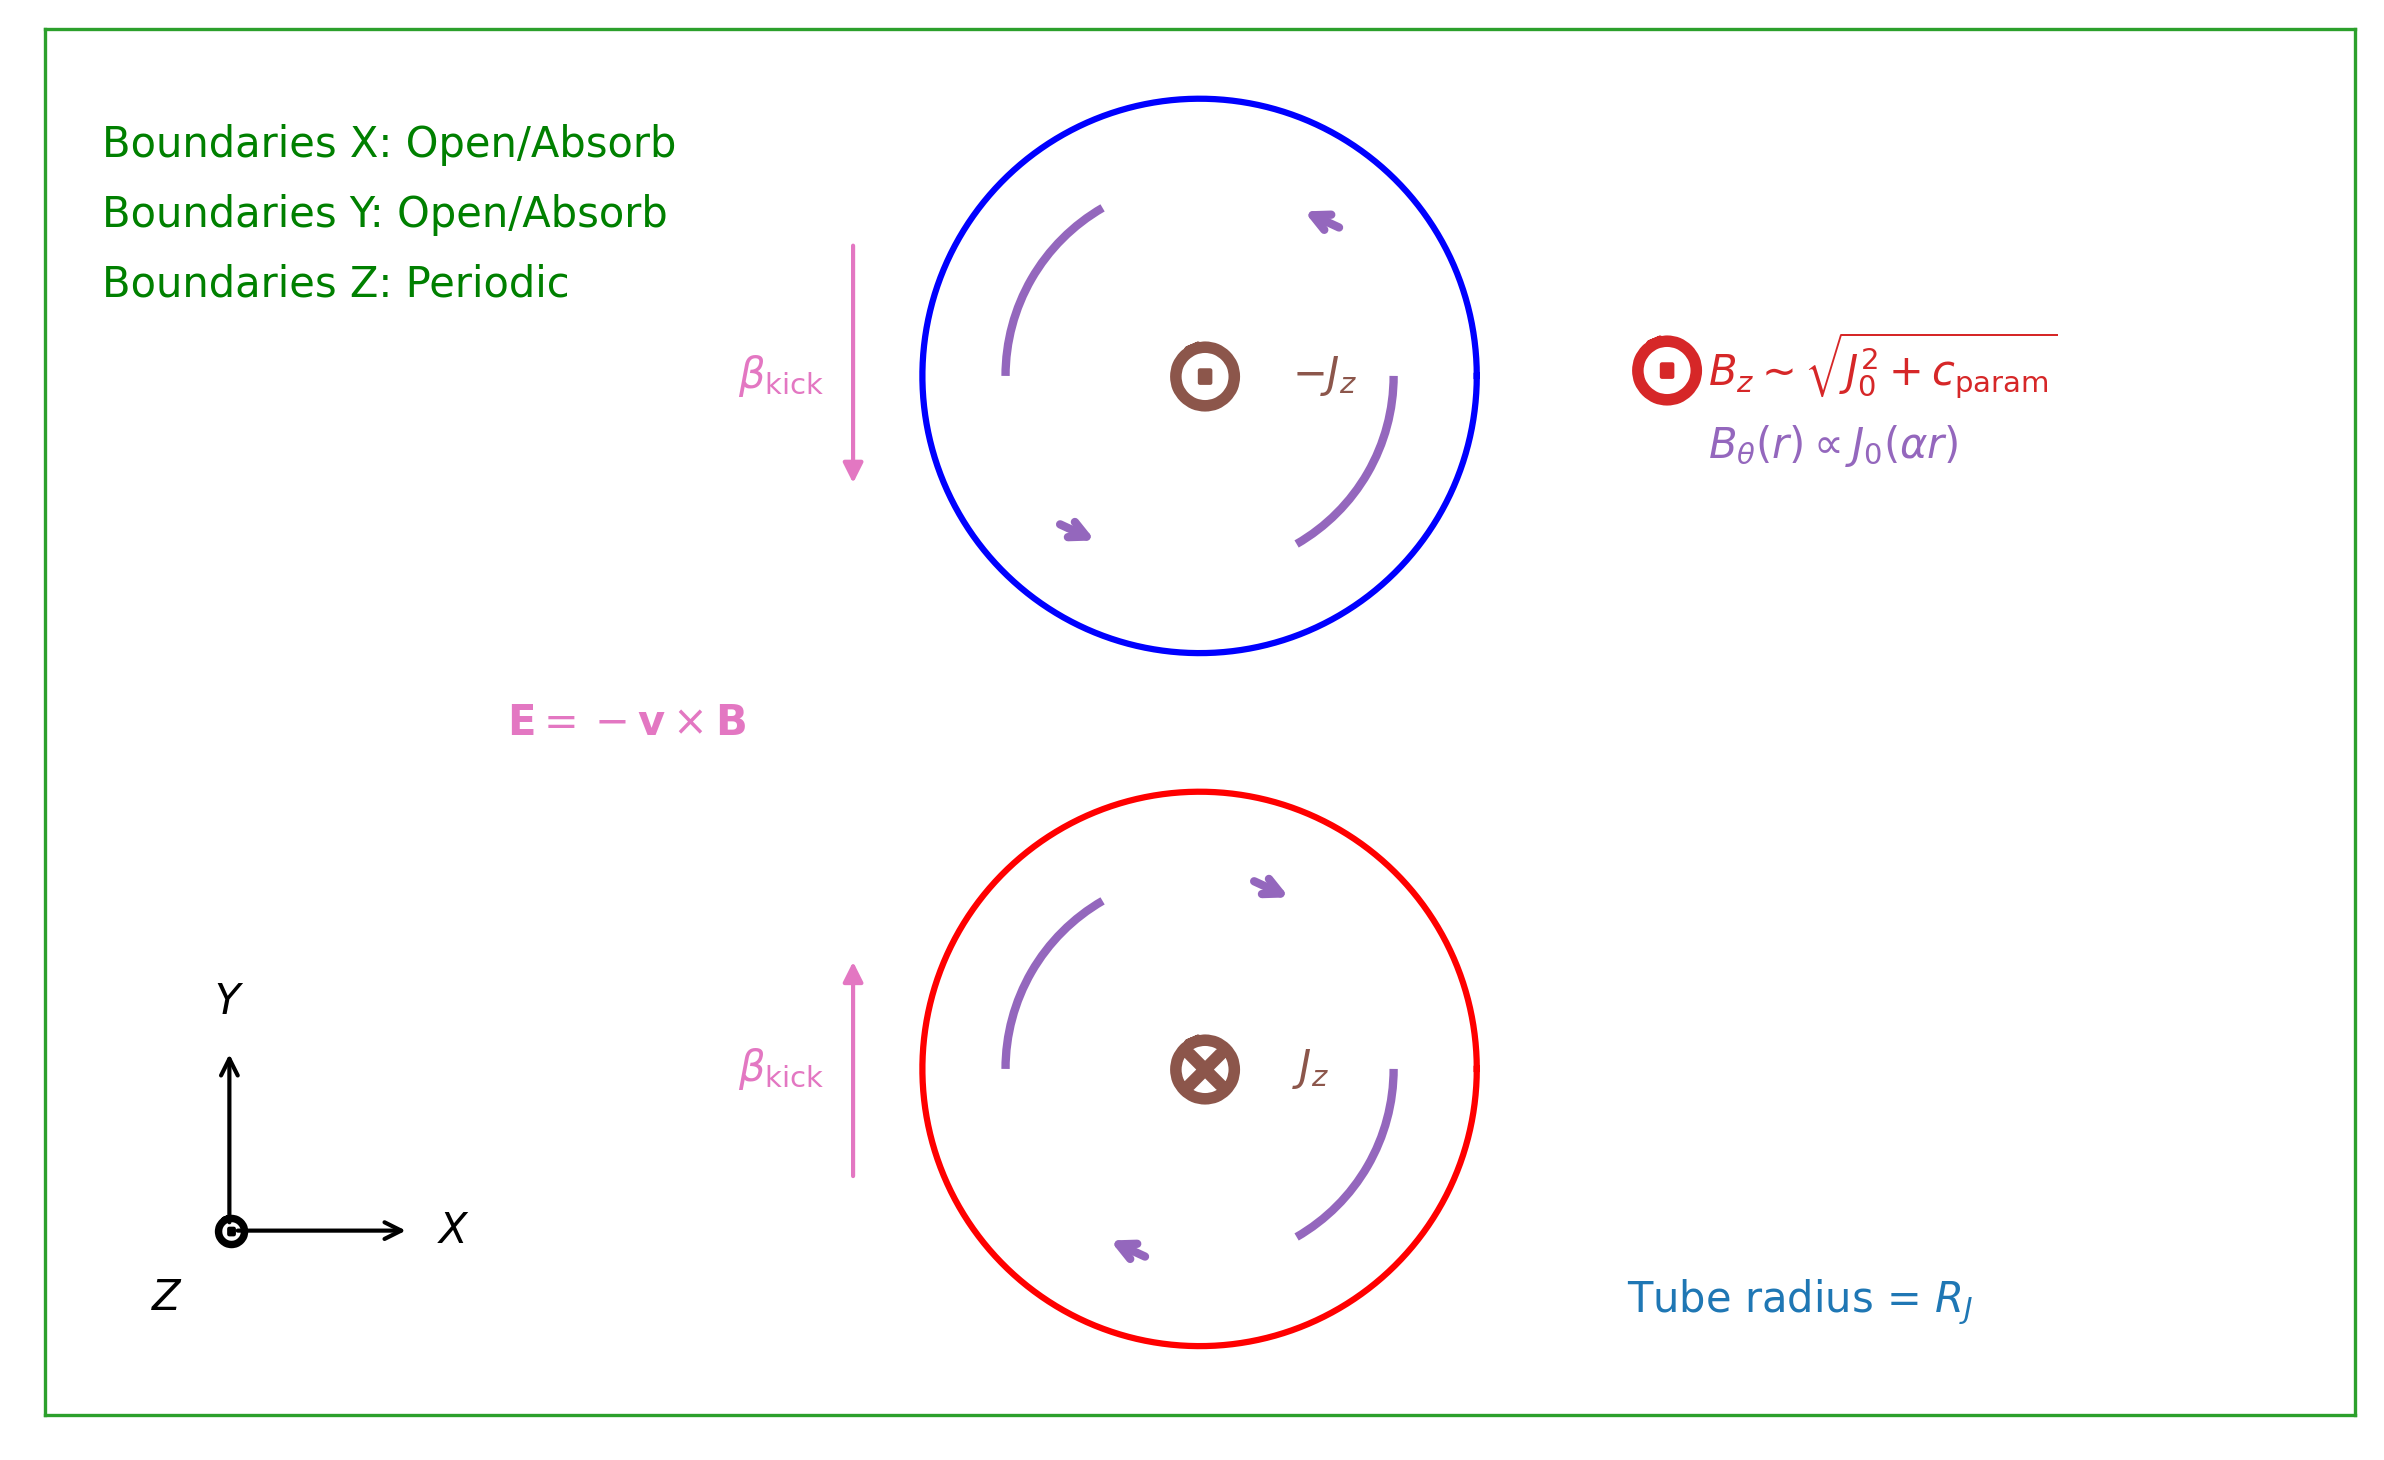

Generate this figure with Python:
"""
Created on Sat Apr 18 12:43:13 2026

@author: Pranab JD, ChatGPT
"""

import numpy as np
import matplotlib.pyplot as plt
from matplotlib.patches import Arc

def add_curved_B(ax, x0, y0, r, color="C4", flip=False):
    if not flip:
        # clockwise
        arc1 = Arc((x0,y0),1.4*r,1.4*r,theta1=120,theta2=180,color=color,lw=2)
        arc2 = Arc((x0,y0),1.4*r,1.4*r,theta1=300,theta2=360,color=color,lw=2)
        ang_r, ang_l, sign = 60, 240, 1
    else:
        # anticlockwise
        arc1 = Arc((x0,y0),1.4*r,1.4*r,theta1=120,theta2=180,color=color,lw=2)
        arc2 = Arc((x0,y0),1.4*r,1.4*r,theta1=300,theta2=360,color=color,lw=2)
        ang_r, ang_l, sign = 60, 240, -1

    ax.add_patch(arc1)
    ax.add_patch(arc2)

    # right arrow
    ang=np.deg2rad(ang_r); xh=x0+0.7*r*np.cos(ang); yh=y0+0.7*r*np.sin(ang); xt=xh-sign*0.25*np.sin(ang); yt=yh+sign*0.2*np.cos(ang)
    ax.annotate("",(xh,yh),(xt,yt),arrowprops=dict(arrowstyle="->",color=color,lw=2))

    # left arrow
    ang=np.deg2rad(ang_l); xh=x0+0.7*r*np.cos(ang); yh=y0+0.7*r*np.sin(ang); xt=xh-sign*0.25*np.sin(ang); yt=yh+sign*0.2*np.cos(ang)
    ax.annotate("",(xh,yh),(xt,yt),arrowprops=dict(arrowstyle="->",color=color,lw=2))

### =============================================== ###

fig = plt.figure(figsize=(10, 6), dpi=300)
ax = fig.add_subplot(111)

# Domain
Lx, Ly = 10, 6
ax.set(xlim=(0, Lx), ylim=(-Ly/2, Ly/2), aspect=1)

for spine in ax.spines.values():
    spine.set_color("C2")

# Flux Tubes
r = 1.2
x0 = Lx/2
y1 = -1.5
y2 = 1.5

theta = np.linspace(0, 2*np.pi, 200)

# Tube 1
ax.plot(x0 + r*np.cos(theta), y1 + r*np.sin(theta), color="red")
ax.text(x0 + 2.6, y1 - r + 0.3, r"Tube radius = $R_J$", ha="center", va="top", color="C0")

# Tube 2
ax.plot(x0 + r*np.cos(theta), y2 + r*np.sin(theta), color="blue")

# Magnetic Field (azimuthal)
add_curved_B(ax, x0, y1, r, color="C4", flip=False)
add_curved_B(ax, x0, y2, r, color="C4", flip=True)

ax.text(x0 + 2.2, 1.2, r"$B_\theta(r) \propto J_0(\alpha r)$", ha="left", va="center", color="C4")

# Bz floor (c_param)
ax.plot(x0 + 2., 1.525, marker=r'$\odot$', markersize=18, color="C3")
ax.text(x0 + 2.2, 1.4, r"$B_z \sim \sqrt{J_0^2 + c_{\mathrm{param}}}$", ha="left", va="bottom", color="C3")

# Currents
ax.plot(x0, y1, marker=r'$\otimes$', markersize=18, color="C5")       # lower tube: Jz > 0 (out of plane)
ax.plot(x0, y2, marker=r'$\odot$', markersize=18, color="C5")     # upper tube: Jz < 0 (into plane)

ax.text(x0 + 0.4, y1, r"$J_z$", ha="left", va="center", color="C5")
ax.text(x0 + 0.4, y2, r"$-J_z$",ha="left", va="center", color="C5")

# E = -v x B
ax.annotate("", (x0 - 1.5, 2.1), (x0 - 1.5, 1.0), arrowprops=dict(arrowstyle="<|-", color="C6"))
ax.annotate("", (x0 - 1.5, -2.0), (x0 - 1.5, -1.0), arrowprops=dict(arrowstyle="<|-", color="C6"))
ax.text(x0 - 2, y1, r"$\beta_{\mathrm{kick}}$", ha="left", va="center", color="C6")
ax.text(x0 - 2, y2, r"$\beta_{\mathrm{kick}}$", ha="left", va="center", color="C6")

ax.text(x0 - 3, 0, r"$\mathbf{E} = -\mathbf{v}\times\mathbf{B}$", ha="left", va="center", color="C6")

ax.text(0.25, 2.5, "Boundaries X: Open/Absorb", ha="left", va="center", color="green")
ax.text(0.25, 2.2, "Boundaries Y: Open/Absorb", ha="left", va="center", color="green")
ax.text(0.25, 1.9, "Boundaries Z: Periodic", ha="left", va="center", color="green")

# XYZ axes (bottom-right corner)
origin = (0.8, -Ly/2 + 0.8)

# X axis
ax.annotate("", (origin[0] + 0.8, origin[1]), origin, arrowprops=dict(arrowstyle="->", color="k"))
ax.text(origin[0] + 0.9, origin[1], r"$X$", ha="left", va="center")

# Y axis
ax.annotate("", (origin[0], origin[1] + 0.8), origin, arrowprops=dict(arrowstyle="->", color="k"))
ax.text(origin[0], origin[1] + 0.9, r"$Y$", ha="center", va="bottom")

# Z axis (out of plane)
ax.plot(origin[0], origin[1], marker=r'$\odot$', markersize=8, color='k')
ax.text(origin[0] - 0.2, origin[1] - 0.2, r"$Z$", ha="right", va="top")

ax.set(xticks=[], yticks=[])
plt.savefig("sketch.png", bbox_inches="tight")
